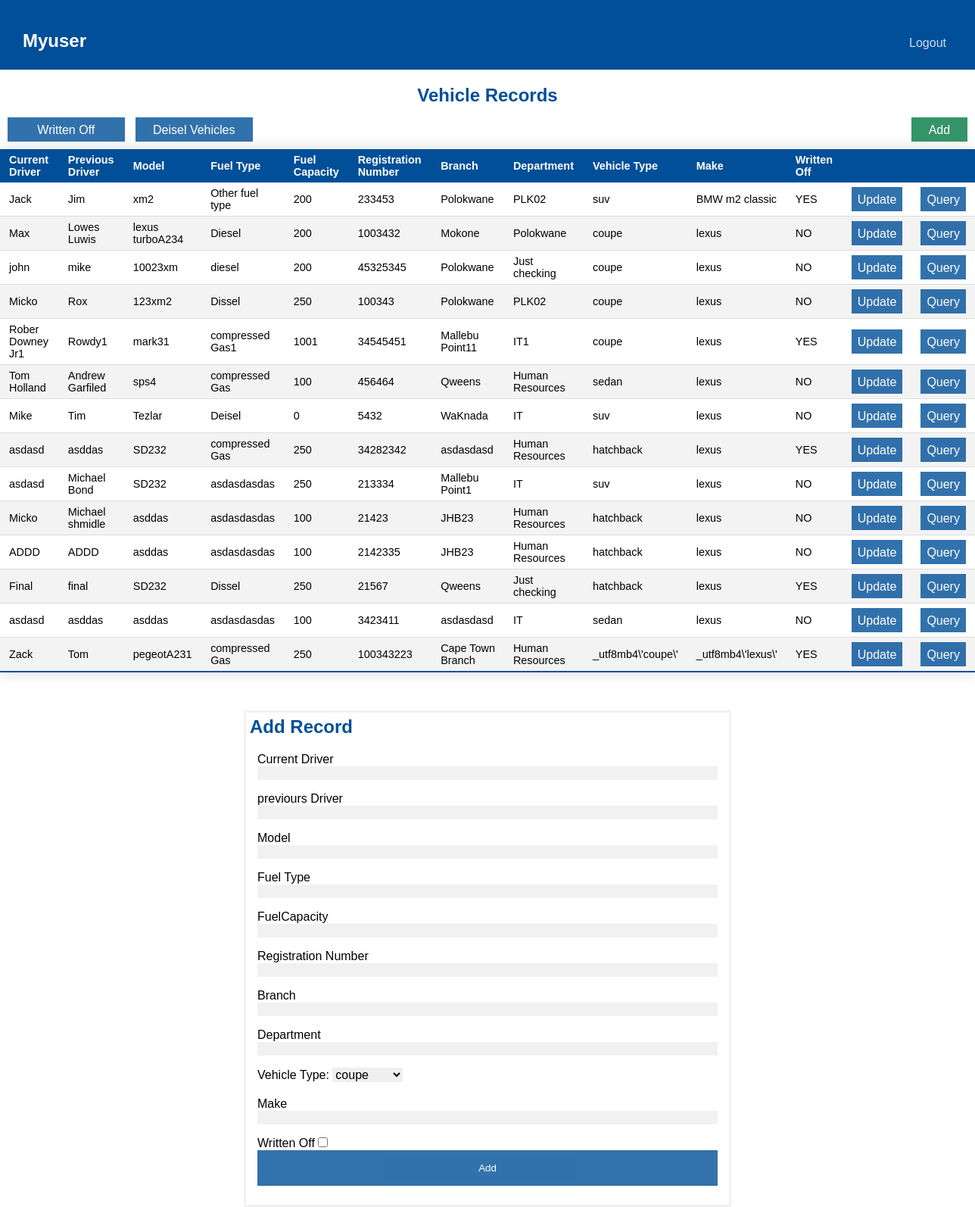
Page /fleetmanagement/fleetmanagement/dashboard.php (signed in) on the committed database.
### tables this page shows
CREATE TABLE `fleet` (
  `id` int NOT NULL,
  `driver` varchar(40) NOT NULL,
  `pre_driver` varchar(40) NOT NULL,
  `model` varchar(255) NOT NULL,
  `fuel_type` varchar(40) NOT NULL,
  `fuel_capacity` int NOT NULL,
  `registration_num` int NOT NULL,
  `branch` varchar(40) DEFAULT NULL,
  `depatment` varchar(40) NOT NULL,
  `vehicle_type` varchar(40) DEFAULT (_utf8mb4'coupe'),
  `make` varchar(40) NOT NULL DEFAULT (_utf8mb4'lexus'),
  `written_off` int NOT NULL DEFAULT (1)
);

### fleetmanagement/fleetmanagement/db.php (called while the page is built, shortened)
<?php
function getAllRecords($pdo, $tableName)
{
    $query = "SELECT * FROM `$tableName`;";
    return $pdo->query($query);
}

### fleetmanagement/fleetmanagement/dashboard.php (the view, shortened to what this page needs)
<?php
require('db.php');
?>
<!DOCTYPE html>
<html>
<head>
    <link rel="stylesheet" href="css/styles.css" />
</head>
<body>
    <div class="header">
        <nav class="nav">
            <div class="user">
                <h2><?php echo $_SESSION['username']; ?></h2>
            </div>
            <div class="logout"><a href="logout.php"><button class="btn-logout">Logout</button></a></div>
        </nav>
    </div>
    <section class="grid">
        <div class="table-head">
            <h2>Vehicle Records</h2>
        </div>
        <div class="options">
            <div class="left">
                <button type="button" class="btn-update btn-option opt1">Written
                    Off</button>
                <button type="button" class="btn-update btn-option opt2">Deisel
                    Vehicles</button>
            </div>
            <div class="right">
                <button type="button" class="btn-update btn-option"><a href="#addrecord">Add</a></button>
            </div>
        </div>
        <table class="table">
            <thead>
                <tr>
                    <th>Current Driver</th>
                    <th>Previous Driver</th>
                    <th>Model</th>
                    <th>Fuel Type</th>
                    <th>Fuel Capacity</th>
                    <th>Registration Number</th>
                    <th>Branch</th>
                    <th>Department</th>
                    <th>Vehicle Type</th>
                    <th>Make</th>
                    <th>Written Off</th>
                    <th> </th>
                    <th> </th>
                </tr>
            </thead>
            <tbody>
                <?php
                $result = getAllRecords($pdo, "fleet");
                while ($row = $result->fetch()) {
                    $id = htmlspecialchars($row["id"]);
                    $r0 = htmlspecialchars($row["driver"]);
                    $r1 = htmlspecialchars($row["pre_driver"]);
                    $r2 = htmlspecialchars($row["model"]);
                    $r3 = htmlspecialchars($row["fuel_type"]);
                    $r4 = htmlspecialchars($row["fuel_capacity"]);
                    $r5 = htmlspecialchars($row["registration_num"]);
                    $r6 = htmlspecialchars($row["branch"]);
                    $r7 = htmlspecialchars($row["depatment"]);
                    $r8 = htmlspecialchars($row["vehicle_type"]);
                    $r9 = htmlspecialchars($row["make"]);
                    $r10 = (htmlspecialchars($row["written_off"]) == 1) ? "NO" : "YES";
                    $toHeader = htmlspecialchars($_SERVER["PHP_SELF"]);
                    echo <<< _END
                            <tr>
                                <td>$r0</td>
                                <td>$r1</td>
                                <td>$r2</td>
                                <td>$r3</td>
                                <td>$r4</td>
                                <td>$r5</td>
                                <td>$r6</td>
                                <td>$r7</td>
                                <td>$r8</td>
                                <td>$r9</td>
                                <td>$r10</td>
                                <td><form method="POST"action="update.php"><input type="hidden" name="id" value="$id"><button class="btn btn-update" type="submit">Update</button></form></td>
                                <td><form method="POST"action="driver_query.php"><input type="hidden" name="id" value="$id"><button class="btn btn-update" type="submit">Query</button></form></td>
                            </tr>
                        _END;
                }
                ?>
            </tbody>
        </table>
        <div class="form-popup">
            <h1 id="addrecord">Add Record</h1>
            <form method="POST" action="<?php $toHeader ?>" class="form-container">
                Current Driver<input type="text" name="driver" required>
                previours Driver<input type="text" name="pre_driver" required>
                Model<input type="text" name="model" required>
                Fuel Type<input type="text" name="fuel_type" required>
                FuelCapacity<input type="text" name="fuel_capacity" required>
                Registration Number<input type="text" name="registration_num" required>
                Branch<input type="text" name="branch" required>
                Department<input type="text" name="depatment" required>
                Vehicle Type: <select name="vehicle_type" id="" class="select">
                    <option value="coupe">coupe</option>
                </select><br>
                Make <input type="text" name="make" required>
                Written Off <input type="checkbox" name="written_off" value="1">
                <button class="btn" type="submit" onclick="formReset()">Add</button>
            </form>
        </div>
    </section>
</body>
</html>

### fleetmanagement/fleetmanagement/css/styles.css (style rules this page uses)
:root { --blue: #004f98; --green: rgb(3, 122, 67); --box-shadow: 0 0 20px rgba(0, 0, 0, .15); }
* { font-family: 'Poppins', sans-serif; margin: 0; padding: 0; -webkit-box-sizing: border-box; box-sizing: border-box; outline: none; border: none; text-decoration: none; }
html { font-size: 1rem; scroll-behavior: smooth; scroll-padding-top: 5rem; }
h1 { color: var(--blue); }
.header { padding: 20px; padding-bottom: 10px; align-items: center; background-color: var(--blue); }
.user h2 { color: #ffffff; }
.nav { display: flex; justify-content: space-between; padding: 10px; margin-top: 10px; }
.options { margin-top: 15px; display: flex; justify-content: space-between; }
.options .left { width: 40%; }
.options .right { display: flex; justify-content: end; padding-right: 10px; width: 20%; }
.options .right a { color: white; }
.options .right button { width: 100%; text-align: center; }
.options .right button { background-color: var(--green); }
.options .left button, .options .right button { width: 30%; }
.options button { margin-left: 10px; width: 10%; }
.table-head { margin-top: 20px; color: var(--blue); text-align: center; }
.table { grid-area: table; border-collapse: collapse; margin-top: 10px; font-size: 0.9rem; font-family: sans-srifl; min-width: 400px; box-shadow: var(--box-shadow); }
.table thead tr { background-color: var(--blue); color: #ffffff; text-align: left; }
.table th, table td { padding: 6px 12px; }
.table tbody tr { border-bottom: 1px solid #dddddd; }
.table tbody tr:nth-of-type(even) { background-color: #f3f3f3; }
.table tbody tr:last-of-type { border-bottom: 2px solid var(--blue); }
.form-popup { padding: 5px; margin: auto; margin-top: 50px; max-width: 50%; bottom: 0; right: 15px; border: 3px solid #f1f1f1; z-index: 9; }
.form-popup h1 { padding-bottom: 10px; }
.form-container { padding: 10px; max-width: 100%; background-color: white; }
.form-container input[type=text], .form-container input[type=password] { width: 100%; padding-right: 30px; padding-left: 5px; border: none; background: #f1f1f1f1; font-size: 16px; margin-bottom: 1rem; }
.form-container .btn { background-color: var(--blue); color: white; padding: 16px 20px; border: none; cursor: pointer; width: 100%; margin-bottom: 10px; opacity: 0.8; }
.form-container .select { margin-bottom: 20px; font-size: 1rem; }
.btn { background-color: var(--blue); color: white; border: none; cursor: pointer; width: 100%; opacity: 0.8; }
.btn-update, .btn-logout { background-color: var(--blue); color: white; padding: 8px; border: none; cursor: pointer; width: 100%; margin-bottom: 0; opacity: 0.8; max-height: 2rem; font-size: 16px; }
.btn-logout { background-color: var(--blue); }

### rows in the picture
fleet: driver "Jack", pre_driver "Jim", model "xm2", fuel_type "Other fuel type", fuel_capacity "200", registration_num "233453", branch "Polokwane", depatment "PLK02", vehicle_type "suv", make "BMW m2 classic", written_off "YES"
fleet: driver "Max", pre_driver "Lowes Luwis", model "lexus turboA234", fuel_type "Diesel", fuel_capacity "200", registration_num "1003432", branch "Mokone", depatment "Polokwane", vehicle_type "coupe", make "lexus", written_off "NO"
fleet: driver "john", pre_driver "mike", model "10023xm", fuel_type "diesel", fuel_capacity "200", registration_num "45325345", branch "Polokwane", depatment "Just checking", vehicle_type "coupe", make "lexus", written_off "NO"
fleet: driver "Micko", pre_driver "Rox", model "123xm2", fuel_type "Dissel", fuel_capacity "250", registration_num "100343", branch "Polokwane", depatment "PLK02", vehicle_type "coupe", make "lexus", written_off "NO"
fleet: driver "Rober Downey Jr1", pre_driver "Rowdy1", model "mark31", fuel_type "compressed Gas1", fuel_capacity "1001", registration_num "34545451", branch "Mallebu Point11", depatment "IT1", vehicle_type "coupe", make "lexus", written_off "YES"
fleet: driver "Tom Holland", pre_driver "Andrew Garfiled", model "sps4", fuel_type "compressed Gas", fuel_capacity "100", registration_num "456464", branch "Qweens", depatment "Human Resources", vehicle_type "sedan", make "lexus", written_off "NO"
fleet: driver "Mike", pre_driver "Tim", model "Tezlar", fuel_type "Deisel", fuel_capacity "0", registration_num "5432", branch "WaKnada", depatment "IT", vehicle_type "suv", make "lexus", written_off "NO"
fleet: driver "asdasd", pre_driver "asddas", model "SD232", fuel_type "compressed Gas", fuel_capacity "250", registration_num "34282342", branch "asdasdasd", depatment "Human Resources", vehicle_type "hatchback", make "lexus", written_off "YES"
fleet: driver "asdasd", pre_driver "Michael Bond", model "SD232", fuel_type "asdasdasdas", fuel_capacity "250", registration_num "213334", branch "Mallebu Point1", depatment "IT", vehicle_type "suv", make "lexus", written_off "NO"
fleet: driver "Micko", pre_driver "Michael shmidle", model "asddas", fuel_type "asdasdasdas", fuel_capacity "100", registration_num "21423", branch "JHB23", depatment "Human Resources", vehicle_type "hatchback", make "lexus", written_off "NO"
fleet: driver "ADDD", pre_driver "ADDD", model "asddas", fuel_type "asdasdasdas", fuel_capacity "100", registration_num "2142335", branch "JHB23", depatment "Human Resources", vehicle_type "hatchback", make "lexus", written_off "NO"
fleet: driver "Final", pre_driver "final", model "SD232", fuel_type "Dissel", fuel_capacity "250", registration_num "21567", branch "Qweens", depatment "Just checking", vehicle_type "hatchback", make "lexus", written_off "YES"
fleet: driver "asdasd", pre_driver "asddas", model "asddas", fuel_type "asdasdasdas", fuel_capacity "100", registration_num "3423411", branch "asdasdasd", depatment "IT", vehicle_type "sedan", make "lexus", written_off "NO"
fleet: driver "Zack", pre_driver "Tom", model "pegeotA231", fuel_type "compressed Gas", fuel_capacity "250", registration_num "100343223", branch "Cape Town Branch", depatment "Human Resources", vehicle_type "_utf8mb4\\'coupe\\'", make "_utf8mb4\\'lexus\\'", written_off "YES"

### other values in the picture
$_SESSION['username'] "Myuser"
